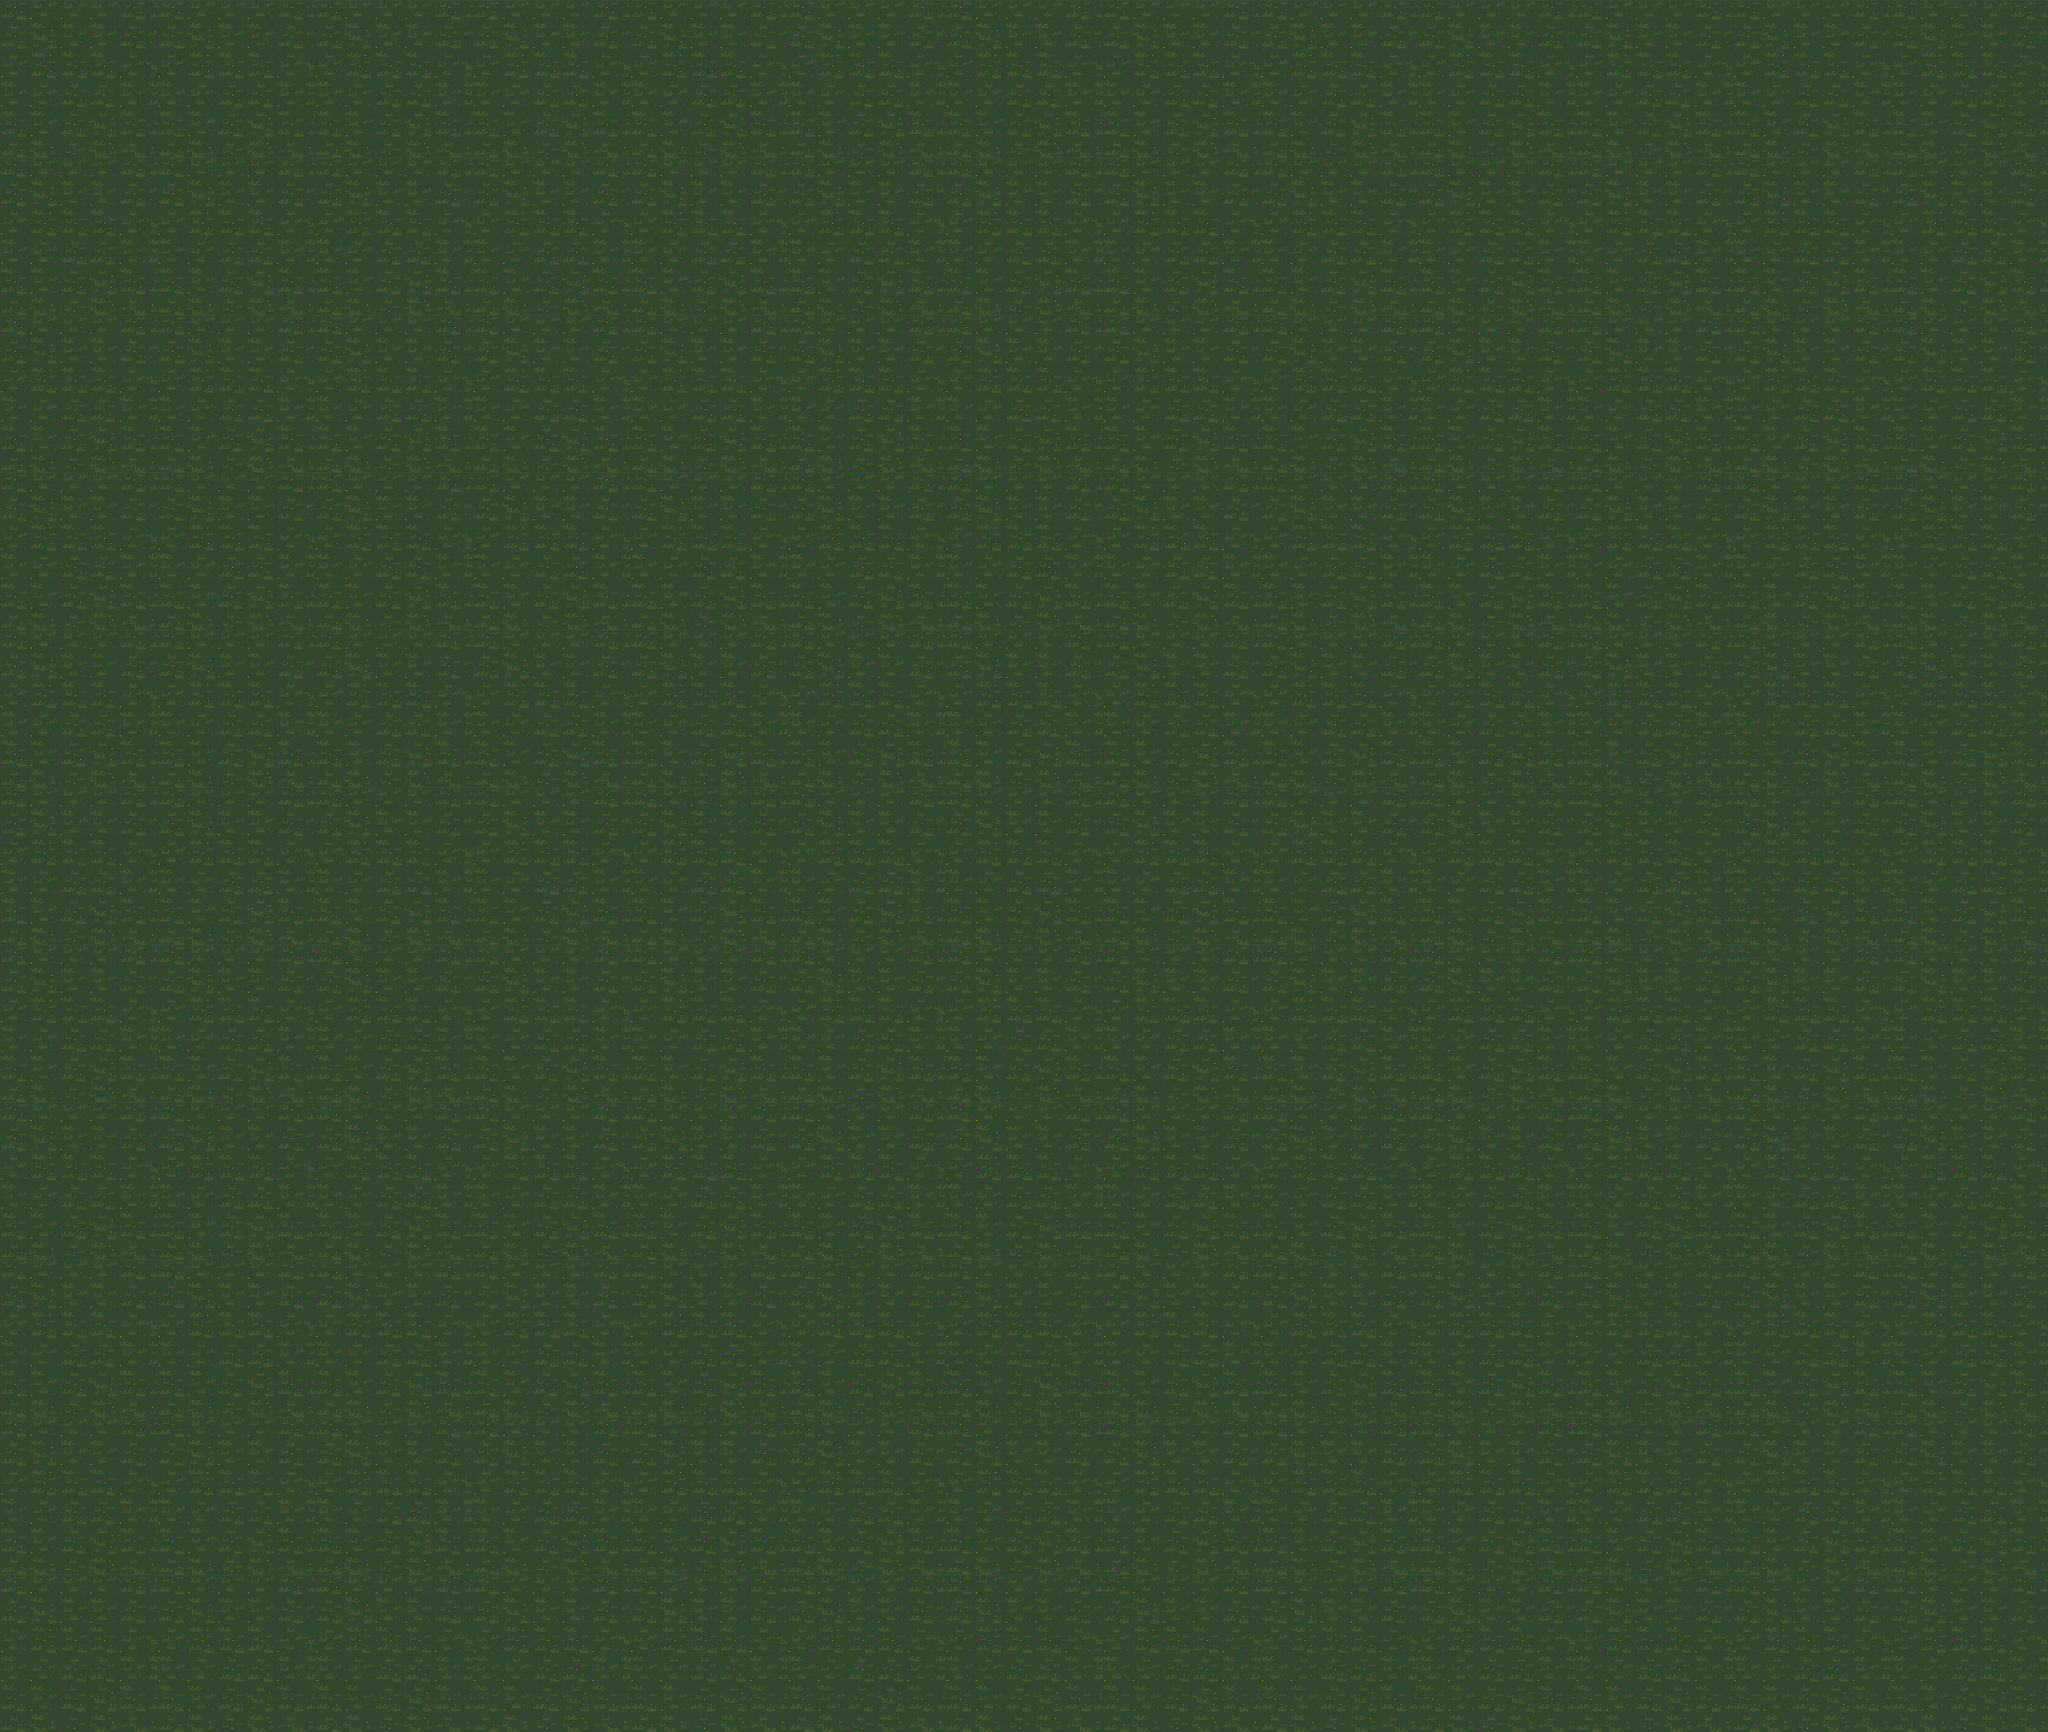

Tiled map render using the project's own tile images. Description and the map definition, with tile-layer contents summarised, below:
An orthogonal 13x11 tile map with 250x250 px tiles, 1 tile layer (Background), 2 tilesets and 454 objects.

<map version="1.5" tiledversion="1.5.0" orientation="orthogonal" renderorder="right-down" width="13" height="11" tilewidth="250" tileheight="250" infinite="0" nextlayerid="6" nextobjectid="595">
 <editorsettings>
  <export target="../../../../../../../../Downloads/notrees.json" format="mysticmayhem" />
 </editorsettings>
 <tileset firstgid="1" source="../tilesets/decorations.tsx" />
 <tileset firstgid="7" source="../tilesets/tiles.tsx" />
 <layer id="1" name="Background" width="13" height="11">
  <data>[143 cells, 143 non-empty, 1 distinct tile ids]</data>
 </layer>
 <objectgroup id="2" name="Hitboxes">
  <object id="116" x="190.144" y="182.317" width="96.1538" height="2400.64" />
  <object id="117" x="212.58" y="2425.91" width="2871.79" height="121.795" />
  <object id="118" x="2946.56" y="198.342" width="118.59" height="2323.72" />
  <object id="119" x="186.939" y="182.317" width="2875" height="67.3077" />
  <object id="121" x="1499.03" y="1085.11">
   <polygon points="-32.9934,26.9946 -224.005,183.117 -262.998,267.1 -268.996,411.071 -221.006,561.041 -80.0342,693.015 75.9346,732.007 294.891,711.011 456.858,585.036 549.84,435.066 531.843,231.107 426.864,84.1364 264.897,12.1508" />
  </object>
  <object id="123" x="240.599" y="607.597">
   <polygon points="0,0 358.8,-377.358 -15.4655,-380.452" />
  </object>
  <object id="133" x="292.019" y="2006.71">
   <polygon points="0,0 181.15,-123.392 246.784,-307.167 225.781,-574.954 165.398,-695.721 34.1297,-868.994 -55.1326,-903.124 -52.5072,21.0029" />
  </object>
  <object id="134" x="617.564" y="2025.08">
   <polygon points="81.6327,-17.0068 89.2623,-115.516 141.769,-343.922 126.017,-577.579 39.3804,-803.36 7.87608,-992.386 27.324,-1162.3 164.828,-1241.36 292.02,-1237.93 412.336,-1145.11 512.027,-907.916 481.088,-746.349 439.837,-536.655 463.9,-392.275 532.652,-220.395 486.116,19.3074 323.644,80.3954 146.112,54.0163" />
  </object>
  <object id="135" x="1339.29" y="1017.47">
   <polygon points="577.507,-66.8772 498.943,-60.3974 308.65,-78.075 123.754,-37.8137 22.3499,-42.7358 -51.6022,-86.2601 -106.566,-223.444 -96.4978,-393.122 7.36473,-501.646 161.177,-512.556 373.615,-493.693 501.329,-385.136 593.921,-251.036 620.766,-129.861" />
  </object>
  <object id="142" x="2551.84" y="249.728">
   <polygon points="0,0 -34.0252,180.333 -30.6227,299.422 40.6328,462.348 68.0504,717.931 30.6227,826.812 -98.673,867.642 -244.981,813.202 -306.227,676.904 -316.481,546.818 -361.695,362.076 -448.234,188.999 -627.721,-6.51386 -560.413,-48.1805" />
  </object>
  <object id="146" x="436.939" y="2496.42">
   <polygon points="0,0 -205.128,-240.385 -214.744,12.8205" />
  </object>
  <object id="152" x="2267.06" y="2122.14">
   <polygon points="0,0 164.9,-23.5571 332.744,-129.564 382.803,-291.519 371.025,-479.976 329.8,-515.312 262.073,-494.7 217.903,-406.36 170.789,-270.907 73.616,-179.623 -41.225,-97.1731" />
  </object>
  <object id="169" x="2513.45" y="1306.82">
   <polygon points="0,0 -48.3092,36.9423 -66.7803,80.9889 -46.8883,134.982 17.0503,146.348 69.6221,110.827 83.8306,49.73 46.8883,8.52515" />
  </object>
 </objectgroup>
 <objectgroup id="4" name="GameObjects">
  <object id="125" template="../templates/player_spawn.tx" x="1170.7" y="1623.69" />
  <object id="126" template="../templates/player_spawn.tx" x="1607.75" y="1028.26" />
  <object id="127" template="../templates/player_spawn.tx" x="2124.61" y="1651.53" />
  <object id="128" template="../templates/player_spawn.tx" x="1592.6" y="419.491" />
  <object id="129" template="../templates/player_spawn.tx" x="540.63" y="511.71" />
  <object id="130" template="../templates/player_spawn.tx" x="608.678" y="2225.29" />
  <object id="131" template="../templates/player_spawn.tx" x="2242.75" y="2326.13" />
  <object id="132" template="../templates/player_spawn.tx" x="2802.93" y="1602.38" />
  <object id="136" template="../templates/swap_station.tx" x="1263.66" y="1952.51" />
  <object id="140" template="../templates/egg_spawn.tx" x="1614.55" y="2212.53" />
  <object id="141" template="../templates/egg_spawn.tx" x="2742.38" y="402.841" />
  <object id="143" template="../templates/swap_station.tx" x="844.085" y="523.844" />
  <object id="144" template="../templates/swap_station.tx" x="349.475" y="1067.3" />
  <object id="148" template="../templates/swap_station.tx" x="2060.47" y="1072.8" />
  <object id="149" template="../templates/swap_station.tx" x="341.261" y="2072.08" />
  <object id="153" template="../templates/inactive_orb.tx" x="1146.12" y="870.81" />
  <object id="154" template="../templates/inactive_orb.tx" x="642.368" y="1550.29" />
  <object id="155" template="../templates/inactive_orb.tx" x="2034.12" y="666.967" />
  <object id="156" template="../templates/inactive_orb.tx" x="1066.45" y="2246.17" />
  <object id="157" template="../templates/inactive_orb.tx" x="2783.89" y="1892.37" />
  <object id="158" template="../templates/booster_pad.tx" x="2739.37" y="2225.08" />
 </objectgroup>
 <objectgroup id="3" name="Decorations">
  <object id="170" gid="2" x="2427.13" y="1446.42" width="118" height="190" />
  <object id="171" gid="2" x="2451.49" y="1407.85" width="118" height="190" />
  <object id="172" gid="2" x="2500.21" y="1420.03" width="118" height="190" />
  <object id="173" gid="2" x="2475.85" y="1450.48" width="118" height="190" />
  <object id="174" gid="2" x="2254.58" y="1068.83" width="118" height="190" />
  <object id="175" gid="2" x="2222.1" y="977.471" width="118" height="190" />
  <object id="176" gid="2" x="2207.89" y="867.849" width="118" height="190" />
  <object id="177" gid="2" x="2177.44" y="782.587" width="118" height="190" />
  <object id="178" gid="2" x="2151.05" y="695.295" width="118" height="190" />
  <object id="179" gid="2" x="2118.57" y="605.973" width="118" height="190" />
  <object id="180" gid="2" x="2077.96" y="518.681" width="118" height="190" />
  <object id="181" gid="2" x="2025.18" y="429.359" width="118" height="190" />
  <object id="182" gid="2" x="1966.31" y="378.608" width="118" height="190" />
  <object id="183" gid="2" x="1909.47" y="283.196" width="118" height="190" />
  <object id="184" gid="2" x="1970.37" y="266.956" width="118" height="190" />
  <object id="185" gid="2" x="2025.18" y="279.136" width="118" height="190" />
  <object id="186" gid="2" x="2071.87" y="309.587" width="118" height="190" />
  <object id="187" gid="2" x="2104.35" y="417.179" width="118" height="190" />
  <object id="188" gid="2" x="2256.61" y="427.329" width="118" height="190" />
  <object id="189" gid="2" x="2307.36" y="1099.28" width="118" height="190" />
  <object id="190" gid="2" x="2374.35" y="1111.46" width="118" height="190" />
  <object id="191" gid="2" x="2445.4" y="1105.37" width="118" height="190" />
  <object id="192" gid="2" x="2506.3" y="1062.74" width="118" height="190" />
  <object id="193" gid="2" x="2510.36" y="977.471" width="118" height="190" />
  <object id="194" gid="2" x="2492.09" y="843.488" width="118" height="190" />
  <object id="195" gid="2" x="2481.94" y="727.776" width="118" height="190" />
  <object id="196" gid="2" x="2455.55" y="591.763" width="118" height="190" />
  <object id="197" gid="2" x="2447.43" y="457.78" width="118" height="190" />
  <object id="198" gid="2" x="2455.55" y="340.037" width="118" height="190" />
  <object id="199" gid="2" x="2402.77" y="305.527" width="118" height="190" />
  <object id="200" gid="2" x="2506.3" y="266.956" width="118" height="190" />
  <object id="201" gid="2" x="2565.17" y="262.896" width="118" height="190" />
  <object id="202" gid="2" x="2632.17" y="254.775" width="118" height="190" />
  </objectgroup>
</map>
<!-- 387 of 454 objects omitted -->
